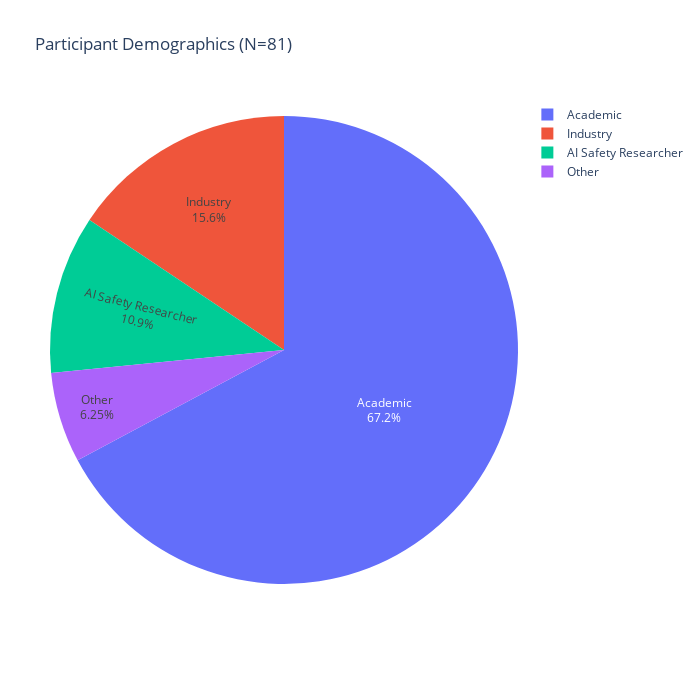

Source (notebook cell):
### Code cell
fig1 = create_demographics_chart(df)
# update layout to be a square
fig1.update_layout(
    autosize=False,
    width=700,
    height=700,
    margin=dict(
        l=50,
        r=50,
        b=100,
        t=100,
        pad=4
    ),
)


# config = {
#   'toImageButtonOptions': {
#     'format': 'svg', # one of png, svg, jpeg, webp
#     'filename': 'custom_image',
#     'height': 5000,
#     'width': 6000,
#     'scale': 1 # Multiply title/legend/axis/canvas sizes by this factor
#   }
# }
fig1.show()

# save as html
fig1.write_html("demographics.html")

### Figure 1 — Plotly figure (JSON) as saved in the notebook; plotly's stock layout.template omitted (floating-point values rounded to 4 significant figures)
{"data": [{"domain": {"x": [0, 1], "y": [0, 1]}, "hovertemplate": "label=%{label}<br>value=%{value}<extra></extra>", "labels": ["Academic", "Industry", "AI Safety Researcher", "Other"], "legendgroup": "", "name": "", "showlegend": true, "textinfo": "percent+label", "textposition": "inside", "type": "pie", "values": [43, 10, 7, 4]}], "layout": {"autosize": false, "height": 700, "legend": {"tracegroupgap": 0}, "margin": {"b": 100, "l": 50, "pad": 4, "r": 50, "t": 100}, "title": {"text": "Participant Demographics (N=81)"}, "width": 700}}
